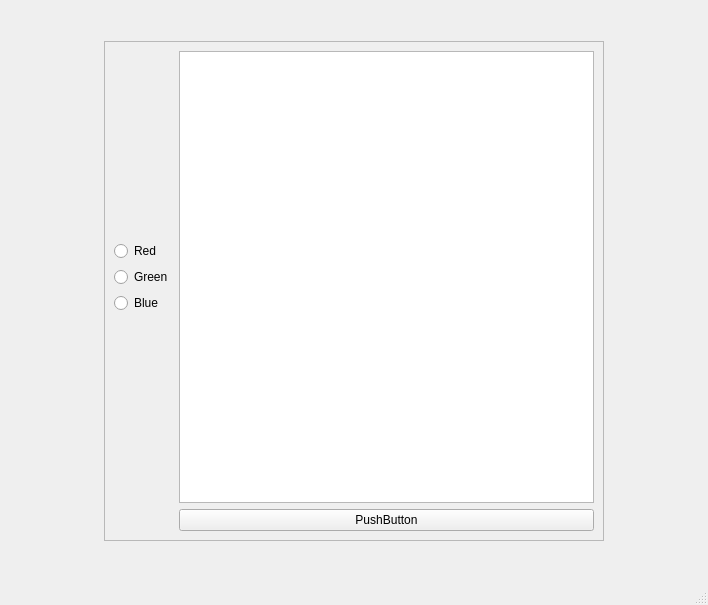
<?xml version="1.0" encoding="UTF-8"?>
<ui version="4.0">
 <class>MainWindow</class>
 <widget class="QMainWindow" name="MainWindow">
  <property name="geometry">
   <rect>
    <x>0</x>
    <y>0</y>
    <width>708</width>
    <height>605</height>
   </rect>
  </property>
  <property name="windowTitle">
   <string>MainWindow</string>
  </property>
  <widget class="QWidget" name="centralwidget">
   <layout class="QGridLayout" name="gridLayout_2">
    <item row="0" column="0">
     <widget class="QFrame" name="frame">
      <property name="minimumSize">
       <size>
        <width>500</width>
        <height>500</height>
       </size>
      </property>
      <property name="maximumSize">
       <size>
        <width>500</width>
        <height>500</height>
       </size>
      </property>
      <property name="frameShape">
       <enum>QFrame::StyledPanel</enum>
      </property>
      <property name="frameShadow">
       <enum>QFrame::Raised</enum>
      </property>
      <layout class="QGridLayout" name="gridLayout">
       <item row="0" column="0">
        <layout class="QVBoxLayout" name="verticalLayout">
         <item>
          <spacer name="verticalSpacer">
           <property name="orientation">
            <enum>Qt::Vertical</enum>
           </property>
           <property name="sizeHint" stdset="0">
            <size>
             <width>20</width>
             <height>40</height>
            </size>
           </property>
          </spacer>
         </item>
         <item>
          <widget class="QRadioButton" name="radioButton">
           <property name="text">
            <string>Red</string>
           </property>
          </widget>
         </item>
         <item>
          <widget class="QRadioButton" name="radioButton_2">
           <property name="text">
            <string>Green</string>
           </property>
          </widget>
         </item>
         <item>
          <widget class="QRadioButton" name="radioButton_3">
           <property name="text">
            <string>Blue</string>
           </property>
          </widget>
         </item>
         <item>
          <spacer name="verticalSpacer_2">
           <property name="orientation">
            <enum>Qt::Vertical</enum>
           </property>
           <property name="sizeHint" stdset="0">
            <size>
             <width>20</width>
             <height>40</height>
            </size>
           </property>
          </spacer>
         </item>
        </layout>
       </item>
       <item row="0" column="1">
        <widget class="QTextEdit" name="textEdit"/>
       </item>
       <item row="1" column="1">
        <widget class="QPushButton" name="pushButton">
         <property name="text">
          <string>PushButton</string>
         </property>
        </widget>
       </item>
      </layout>
     </widget>
    </item>
   </layout>
  </widget>
  <widget class="QMenuBar" name="menubar">
   <property name="geometry">
    <rect>
     <x>0</x>
     <y>0</y>
     <width>708</width>
     <height>22</height>
    </rect>
   </property>
  </widget>
  <widget class="QStatusBar" name="statusbar"/>
 </widget>
 <resources/>
 <connections/>
</ui>
